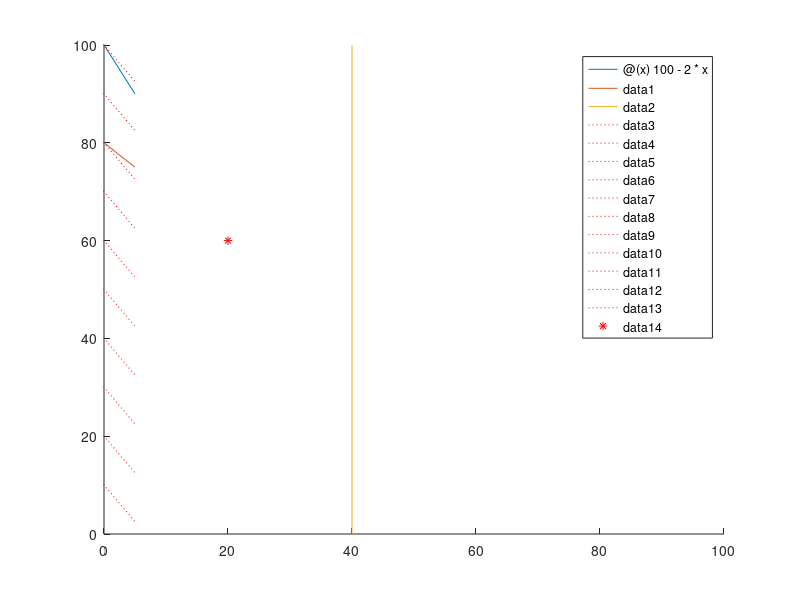
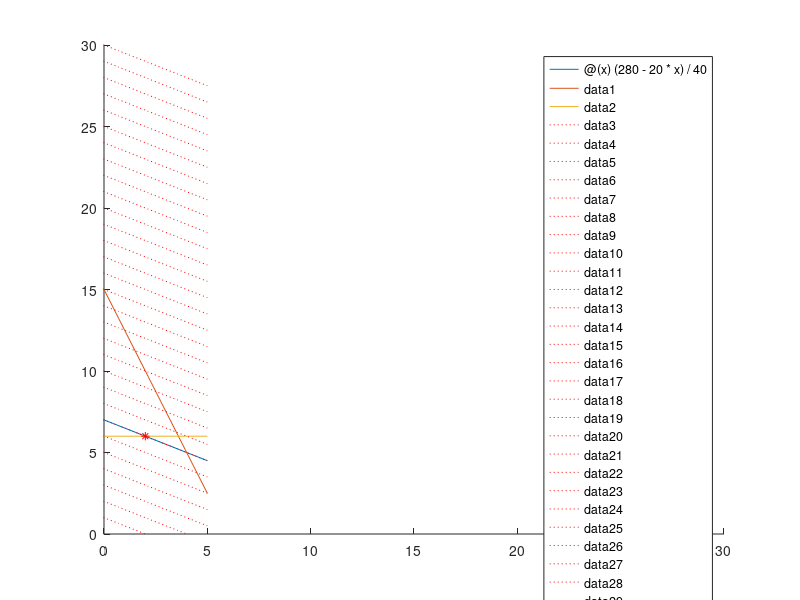

These figures' MATLAB source, in order:
%% Linear programming
% 1. exercise
% Solve the following problem with a graphical method!

% A furinture factory manufactures two different furnitures: 
% cabinets and  dressers.
% To manufacture a cabinet they need 2 units of wood, 1 unit of paint and 1
% unit of glass. For a dresser they need 1 unit of wood and 1 unit of
% paint. A cabinet can be sold for 30 000 HUF, the dresser can be sold for
% 20 000 HUF. Find the optimal strategy of manufactoring for maximal
% profit, if they only have 100 units of wood, 80 units of paint and 40
% units of glass.


% Create the model!
% Draw a figure to help check the solution!
figure
hold on
fplot(@(x) 100-2*x)
fplot(@(x) 80-x)
%xline(40) % vertical line
plot([40,40],[0,100]) % vertical line created with two points
%%
for z=0:10:100
    fplot(@(x) z-3/2*x,'r:' )
end
%%
axis([0,100,0,100])


%%
c = [-30000;-20000];
A = [2,1;1,1;1,0];
b = [100;80;40];
Aeq = [];
beq = [];
lb = [0;0];
ub = [];
x = linprog(c,A,b,Aeq,beq,lb,ub)

%%
plot(x(1),x(2),'r*')

%% Solve the following linear problem based on the model:
% P(x) = 4*x1 + 3*x2 -> max
% x1 + x2 < = 40
% 2*x1 + x2 < = 60
% x1, x2 > = 0

% What is the optimal value of x2?

x = linprog([-4;-3],[1,1;2,1],[40;60],[],[],[0;0],[])
x(2)

%%
% Solve the following problem with a graphical method!

% A sweets shop creates two different types of ice-cream:
% vanilla and stracciatella.
% For a tub of vanilla ice-cream they need 20 units of sugar and 50 units
% of cream, for a tub of stracciatella ice-cream they need 40 units of
% sugar and 20 units of cream and 2 units of chocolate. The stracciatella
% tub can be sold at a 300 HUF/ tub price, the vanilla only at 190 HUF/tub
% price, and the cost of manufactoring them is 100 HUF/tub for the
% stracciatella and 90 HUF/tub for the vanilla.
% Calculate the optimal ratio of manufactoring to maximize the profit, 
% if they only have  280 units of sugar and 300 units of cream and 12 units of chocolate!


% Create the model!
% P(x) = 100x1+200x2->max
% 20x1+40x2<=280
% 50x1+20x2<=300
% 2x2<=12

% Create a figure!
figure
hold on
fplot(@(x) (280-20*x)/40)
fplot(@(x) (300-50*x)/20)
fplot(@(x) 6) % horizontal line = constant function
%%
for z=0:1:30
    fplot(@(x) z-100/200*x,'r:' )
end
axis([0,30,0,30])


%%
c = [-100;-200];
A = [20,40;50,20;0,2];
b = [280;300;12];
Aeq = [];
beq = [];
lb = [0;0];
ub = [];
x = linprog(c,A,b,Aeq,beq,lb,ub)

%%
plot(x(1),x(2),'r*')
